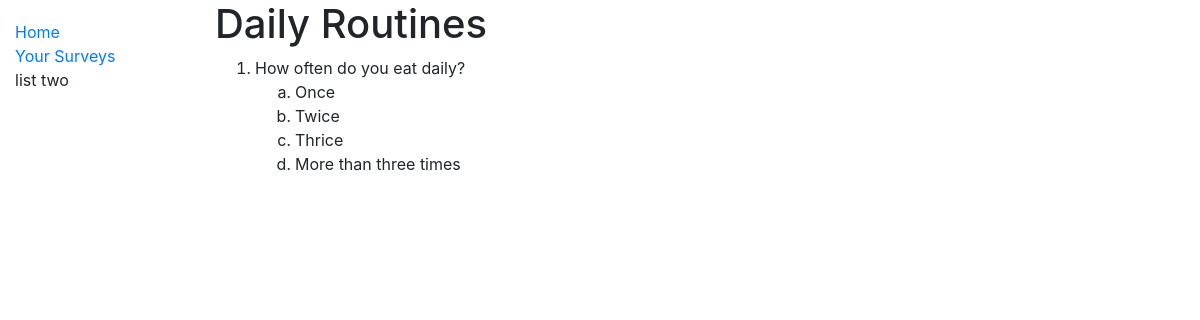
/catalog/surveys/6dd2be62-ae82-4b41-8448-d04d8c37fc65/, run on an earlier commit of the app's database.
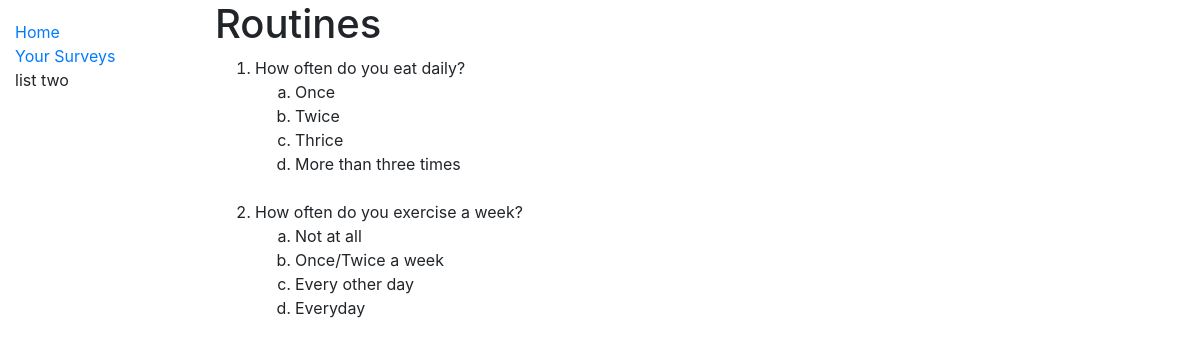
And on a later commit of the database.
### catalog/models.py (models this page shows, shortened)
class Surveys(models.Model):
  id = models.UUIDField(primary_key=True, default=uuid.uuid4)
  name = models.CharField(max_length=300)
  survey_taker = models.ForeignKey(User, on_delete=models.SET_NULL, null=True, blank=True)

class Questions(models.Model):
  question = models.CharField(max_length=300)
  survey = models.ForeignKey('Surveys', on_delete=models.SET_NULL, null=True)

class Answers(models.Model):
  answer = models.CharField(max_length=200)
  question = models.ForeignKey('Questions', on_delete=models.SET_NULL, null=True)

### catalog/views.py (the view)
# urls.py: path('surveys/<uuid:pk>/', views.SurveysDetailView.as_view(), name='surveys-detail')
class SurveysDetailView(generic.DetailView):
  model = Surveys

### catalog/templates/catalog/surveys_detail.html (shortened to what this page needs)
{% extends 'base.html' %}
{% block content %}
  <h1>{{ surveys.name }}</h1>
  <ol>
  {% for ques in surveys.questions_set.all %}
    <li>{{ ques.question }}
    <ol type='a'>
    {% for ans in ques.answers_set.all %}
      <li>{{ ans.answer }}</li>
    {% endfor %}
    </li>
    </ol><br>
  {% endfor %}
{% endblock %}

### catalog/templates/base.html (shortened to what this page needs)
<!DOCTYPE html>
<html lang = 'en'>
<head>
  <link rel="stylesheet" href="https://stackpath.bootstrapcdn.com/bootstrap/4.3.1/css/bootstrap.min.css">
  {% load static %}
  <link rel="stylesheet" href="{% static 'css/styles.css' %}">
</head>
<body>
  <div class="container-fluid">
    <div class="row">
      <div class="col-sm-2">
      {% block sidebar %}
        <ul class="sidebar-nav">
          <li><a href='{% url 'index' %}'>Home</a>
          <li><a href='{% url 'surveys-list' %}'>Your Surveys</a></li>
          <li>list two</li>
        </ul>
      {% endblock %}
      </div>
      <div class='col-sm-10'>{% block content %}{% endblock %}</div>
  </div>
</body>
</html>

### catalog/static/css/styles.css (style rules this page uses)
.sidebar-nav { margin-top: 20px; padding: 0; list-style: none; }

What changed in the data, as far as the page shows it:
changed Surveys: name "Daily Routines" → "Routines"
added Questions: question "How often do you exercise a week?"
added Answers: answer "Not at all", shown under "How often do you exercise a week?"
added Answers: answer "Once/Twice a week", shown under "How often do you exercise a week?"
added Answers: answer "Every other day", shown under "How often do you exercise a week?"
added Answers: answer "Everyday", shown under "How often do you exercise a week?"
